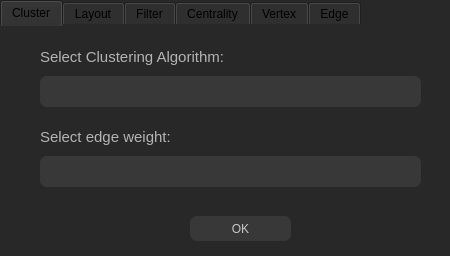
<?xml version="1.0" encoding="UTF-8"?>
<ui version="4.0">
 <class>Form</class>
 <widget class="QWidget" name="Form">
  <property name="geometry">
   <rect>
    <x>0</x>
    <y>0</y>
    <width>450</width>
    <height>256</height>
   </rect>
  </property>
  <property name="windowTitle">
   <string>Form</string>
  </property>
  <property name="styleSheet">
   <string notr="true">background-color: #282828</string>
  </property>
  <widget class="QTabWidget" name="tabWidget">
   <property name="geometry">
    <rect>
     <x>0</x>
     <y>0</y>
     <width>471</width>
     <height>841</height>
    </rect>
   </property>
   <property name="accessibleName">
    <string/>
   </property>
   <property name="styleSheet">
    <string notr="true">QTabWidget{
                    border: none;
                    }
                </string>
   </property>
   <property name="currentIndex">
    <number>0</number>
   </property>
   <widget class="QWidget" name="clusterTab">
    <attribute name="title">
     <string>Cluster</string>
    </attribute>
    <widget class="QComboBox" name="selectClusteringAlgo">
     <property name="geometry">
      <rect>
       <x>40</x>
       <y>50</y>
       <width>381</width>
       <height>31</height>
      </rect>
     </property>
     <property name="styleSheet">
      <string notr="true">#selectClusteringAlgo{
                            color: rgb(200, 200, 200);
                            border-style: 2px solid rgb(200, 200, 200);
                            border-radius: 7px;
                            background-color: #383838;
                            padding-left: 13px;
                            padding-right: 10px;
                            }
                            QComboBox::drop-down
                            {
                            border: 0px; /* This seems to replace the whole arrow of the combo box */
                            }
                            QComboBox::down-arrow {
                            image: url(&quot;resource/gui/tool/down-arrow.png&quot;);
                            width: 9px;
                            height: 9px;
                            padding-right: 10px;
                            }
                        </string>
     </property>
    </widget>
    <widget class="QLabel" name="label">
     <property name="geometry">
      <rect>
       <x>40</x>
       <y>20</y>
       <width>211</width>
       <height>21</height>
      </rect>
     </property>
     <property name="styleSheet">
      <string notr="true">color: rgb(180,180,180);
                            font-size: 15px;
                            background-color: transparent;
                        </string>
     </property>
     <property name="text">
      <string>Select Clustering Algorithm:</string>
     </property>
    </widget>
    <widget class="QComboBox" name="selectClusteringAlgoEdgeWeight">
     <property name="geometry">
      <rect>
       <x>40</x>
       <y>130</y>
       <width>381</width>
       <height>31</height>
      </rect>
     </property>
     <property name="styleSheet">
      <string notr="true">QComboBox{
                            color: rgb(200, 200, 200);
                            border-style: 2px solid rgb(200, 200, 200);
                            border-radius: 7px;
                            background-color: #383838;
                            padding-left: 13px;
                            padding-right: 10px;
                            }
                            QComboBox::drop-down
                            {
                            border: 0px; /* This seems to replace the whole arrow of the combo box */
                            }
                            QComboBox::down-arrow {
                            image: url(&quot;resource/gui/tool/down-arrow.png&quot;);
                            width: 9px;
                            height: 9px;
                            padding-right: 10px;
                            }
                        </string>
     </property>
    </widget>
    <widget class="QLabel" name="label_2">
     <property name="geometry">
      <rect>
       <x>40</x>
       <y>100</y>
       <width>211</width>
       <height>21</height>
      </rect>
     </property>
     <property name="styleSheet">
      <string notr="true">color: rgb(180,180,180);
                            font-size: 15px;
                            background-color: transparent;
                        </string>
     </property>
     <property name="text">
      <string>Select edge weight:</string>
     </property>
    </widget>
    <widget class="QPushButton" name="applyClusterBtn">
     <property name="geometry">
      <rect>
       <x>190</x>
       <y>190</y>
       <width>101</width>
       <height>25</height>
      </rect>
     </property>
     <property name="styleSheet">
      <string notr="true">QPushButton{
                            color: rgb(200, 200, 200);
                            border-style: 2px solid rgb(200, 200, 200);
                            border-radius: 7px;
                            background-color: #383838;
                            }

                            QPushButton:hover{
                            background-color: #303030;
                            }
                        </string>
     </property>
     <property name="text">
      <string>OK</string>
     </property>
    </widget>
   </widget>
   <widget class="QWidget" name="layoutTab">
    <attribute name="title">
     <string>Layout</string>
    </attribute>
    <widget class="QComboBox" name="selectLayout">
     <property name="geometry">
      <rect>
       <x>40</x>
       <y>50</y>
       <width>381</width>
       <height>31</height>
      </rect>
     </property>
     <property name="styleSheet">
      <string notr="true">#selectLayout{
                            color: rgb(200, 200, 200);
                            border-style: none;
                            border-radius: 7px;
                            background-color: #383838;
                            padding-left: 13px;
                            }

                            QComboBox::drop-down
                            {
                            border: 0px; /* This seems to replace the whole arrow of the combo box */
                            }
                            QComboBox::down-arrow {
                            image: url(&quot;resource/gui/tool/down-arrow.png&quot;);
                            width: 9px;
                            height: 9px;
                            padding-right: 10px;
                            }
                        </string>
     </property>
    </widget>
    <widget class="QLabel" name="layoutLabel">
     <property name="geometry">
      <rect>
       <x>40</x>
       <y>20</y>
       <width>211</width>
       <height>21</height>
      </rect>
     </property>
     <property name="styleSheet">
      <string notr="true">color: rgb(180,180,180);
                            font-size: 15px;
                            background-color: transparent;
                        </string>
     </property>
     <property name="text">
      <string>Select Layout:</string>
     </property>
    </widget>
    <widget class="QComboBox" name="selectLayoutEdgeWeight">
     <property name="geometry">
      <rect>
       <x>40</x>
       <y>130</y>
       <width>381</width>
       <height>31</height>
      </rect>
     </property>
     <property name="styleSheet">
      <string notr="true">QComboBox{
                            color: rgb(200, 200, 200);
                            border-style: 2px solid rgb(200, 200, 200);
                            border-radius: 7px;
                            background-color: #383838;
                            padding-left: 13px;
                            padding-right: 10px;
                            }
                            QComboBox::drop-down
                            {
                            border: 0px; /* This seems to replace the whole arrow of the combo box */
                            }
                            QComboBox::down-arrow {
                            image: url(&quot;resource/gui/tool/down-arrow.png&quot;);
                            width: 9px;
                            height: 9px;
                            padding-right: 10px;
                            }
                        </string>
     </property>
    </widget>
    <widget class="QLabel" name="labelLayoutEdgeWeight">
     <property name="geometry">
      <rect>
       <x>40</x>
       <y>100</y>
       <width>211</width>
       <height>21</height>
      </rect>
     </property>
     <property name="styleSheet">
      <string notr="true">color: rgb(180,180,180);
                            font-size: 15px;
                            background-color: transparent;
                        </string>
     </property>
     <property name="text">
      <string>Select edge weight:</string>
     </property>
    </widget>
    <widget class="QPushButton" name="applyLayoutBtn">
     <property name="geometry">
      <rect>
       <x>190</x>
       <y>190</y>
       <width>89</width>
       <height>25</height>
      </rect>
     </property>
     <property name="styleSheet">
      <string notr="true">QPushButton{
                            color: rgb(200, 200, 200);
                            border-style: 2px solid rgb(200, 200, 200);
                            border-radius: 7px;
                            background-color: #383838;
                            }
                            QPushButton:hover{
                            background-color: #303030;
                            }
                        </string>
     </property>
     <property name="text">
      <string>OK</string>
     </property>
    </widget>
   </widget>
   <widget class="QWidget" name="filterTab">
    <attribute name="title">
     <string>Filter</string>
    </attribute>
    <widget class="QComboBox" name="selectFilterEdge">
     <property name="geometry">
      <rect>
       <x>40</x>
       <y>50</y>
       <width>381</width>
       <height>31</height>
      </rect>
     </property>
     <property name="styleSheet">
      <string notr="true">QComboBox{
                            color: rgb(200, 200, 200);
                            border-style: none;
                            border-radius: 7px;
                            background-color: #383838;
                            padding-left: 13px;
                            }

                            QComboBox::drop-down
                            {
                            border: 0px; /* This seems to replace the whole arrow of the combo box */
                            }
                            QComboBox::down-arrow {
                            image: url(&quot;resource/gui/tool/down-arrow.png&quot;);
                            width: 9px;
                            height: 9px;
                            padding-right: 10px;
                            }
                        </string>
     </property>
    </widget>
    <widget class="QLabel" name="filterLabel">
     <property name="geometry">
      <rect>
       <x>40</x>
       <y>20</y>
       <width>211</width>
       <height>21</height>
      </rect>
     </property>
     <property name="styleSheet">
      <string notr="true">color: rgb(180,180,180);
                            font-size: 15px;
                            background-color: transparent;
                        </string>
     </property>
     <property name="text">
      <string>Filter:</string>
     </property>
    </widget>
    <widget class="QPushButton" name="applyFilterBtn">
     <property name="geometry">
      <rect>
       <x>190</x>
       <y>190</y>
       <width>89</width>
       <height>25</height>
      </rect>
     </property>
     <property name="styleSheet">
      <string notr="true">QPushButton{
                            color: rgb(200, 200, 200);
                            border-style: 2px solid rgb(200, 200, 200);
                            border-radius: 7px;
                            background-color: #383838;
                            }
                            QPushButton:hover{
                            background-color: #303030;
                            }

                        </string>
     </property>
     <property name="text">
      <string>OK</string>
     </property>
    </widget>
    <widget class="QLineEdit" name="filterLeft">
     <property name="geometry">
      <rect>
       <x>40</x>
       <y>130</y>
       <width>201</width>
       <height>25</height>
      </rect>
     </property>
     <property name="styleSheet">
      <string notr="true">QLineEdit{
                            color: rgb(200, 200, 200);
                            border-style: 2px solid rgb(200, 200, 200);
                            border-radius: 7px;
                            background-color: #383838;
                            padding-left: 13px;
                            padding-right: 10px;
                            }

                        </string>
     </property>
    </widget>
    <widget class="QLineEdit" name="filterRight">
     <property name="geometry">
      <rect>
       <x>250</x>
       <y>130</y>
       <width>171</width>
       <height>25</height>
      </rect>
     </property>
     <property name="styleSheet">
      <string notr="true">QLineEdit{
                            color: rgb(200, 200, 200);
                            border-style: 2px solid rgb(200, 200, 200);
                            border-radius: 7px;
                            background-color: #383838;
                            padding-left: 13px;
                            padding-right: 10px;
                            }

                        </string>
     </property>
    </widget>
    <widget class="QLabel" name="filterLabel_2">
     <property name="geometry">
      <rect>
       <x>40</x>
       <y>100</y>
       <width>301</width>
       <height>21</height>
      </rect>
     </property>
     <property name="styleSheet">
      <string notr="true">color: rgb(180,180,180);
                            font-size: 15px;
                            background-color: transparent;
                        </string>
     </property>
     <property name="text">
      <string>Min:                                           Max:</string>
     </property>
    </widget>
   </widget>
   <widget class="QWidget" name="centralityTab">
    <attribute name="title">
     <string>Centrality</string>
    </attribute>
    <widget class="QComboBox" name="selectCentrality">
     <property name="geometry">
      <rect>
       <x>40</x>
       <y>50</y>
       <width>381</width>
       <height>25</height>
      </rect>
     </property>
     <property name="styleSheet">
      <string notr="true">QComboBox{
                            color: rgb(200, 200, 200);
                            border-style: none;
                            border-radius: 7px;
                            background-color: #383838;
                            padding-left: 13px;
                            }

                            QComboBox::drop-down
                            {
                            border: 0px; /* This seems to replace the whole arrow of the combo box */
                            }
                            QComboBox::down-arrow {
                            image: url(&quot;resource/gui/tool/down-arrow.png&quot;);
                            width: 9px;
                            height: 9px;
                            padding-right: 10px;
                            }
                        </string>
     </property>
    </widget>
    <widget class="QLabel" name="label_3">
     <property name="geometry">
      <rect>
       <x>40</x>
       <y>20</y>
       <width>81</width>
       <height>17</height>
      </rect>
     </property>
     <property name="styleSheet">
      <string notr="true">color: rgb(180,180,180);
                            font-size: 15px;
                            background-color: transparent;
                        </string>
     </property>
     <property name="text">
      <string>Centrality:</string>
     </property>
    </widget>
    <widget class="QPushButton" name="applyCentralityBtn">
     <property name="geometry">
      <rect>
       <x>250</x>
       <y>180</y>
       <width>89</width>
       <height>25</height>
      </rect>
     </property>
     <property name="styleSheet">
      <string notr="true">QPushButton{
                            color: rgb(200, 200, 200);
                            border-style: 2px solid rgb(200, 200, 200);
                            border-radius: 7px;
                            background-color: #383838;
                            }

                            QPushButton:hover{
                            background-color: #303030;
                            }
                        </string>
     </property>
     <property name="text">
      <string>OK</string>
     </property>
    </widget>
    <widget class="QPushButton" name="cancelCentralityBtn">
     <property name="geometry">
      <rect>
       <x>150</x>
       <y>180</y>
       <width>89</width>
       <height>25</height>
      </rect>
     </property>
     <property name="styleSheet">
      <string notr="true">QPushButton{
                            color: rgb(200, 200, 200);
                            border-style: 2px solid rgb(200, 200, 200);
                            border-radius: 7px;
                            background-color: #383838;
                            }

                            QPushButton:hover{
                            background-color: #303030;
                            }
                        </string>
     </property>
     <property name="text">
      <string>Cancel</string>
     </property>
    </widget>
    <widget class="QComboBox" name="selectCentralityEdgeWeight">
     <property name="geometry">
      <rect>
       <x>40</x>
       <y>120</y>
       <width>381</width>
       <height>25</height>
      </rect>
     </property>
     <property name="styleSheet">
      <string notr="true">QComboBox{
                            color: rgb(200, 200, 200);
                            border-style: none;
                            border-radius: 7px;
                            background-color: #383838;
                            padding-left: 13px;
                            }

                            QComboBox::drop-down
                            {
                            border: 0px; /* This seems to replace the whole arrow of the combo box */
                            }
                            QComboBox::down-arrow {
                            image: url(&quot;resource/gui/tool/down-arrow.png&quot;);
                            width: 9px;
                            height: 9px;
                            padding-right: 10px;
                            }
                        </string>
     </property>
    </widget>
    <widget class="QLabel" name="labelCentralityEdgeWeight">
     <property name="geometry">
      <rect>
       <x>40</x>
       <y>86</y>
       <width>121</width>
       <height>21</height>
      </rect>
     </property>
     <property name="styleSheet">
      <string notr="true">color: rgb(180,180,180);
                            font-size: 15px;
                            background-color: transparent;
                        </string>
     </property>
     <property name="text">
      <string>Edge weight:</string>
     </property>
    </widget>
   </widget>
   <widget class="QWidget" name="vertexTab">
    <attribute name="title">
     <string>Vertex</string>
    </attribute>
    <widget class="QLabel" name="vertexLabel">
     <property name="geometry">
      <rect>
       <x>50</x>
       <y>40</y>
       <width>151</width>
       <height>16</height>
      </rect>
     </property>
     <property name="styleSheet">
      <string notr="true">color: rgb(180,180,180);
                            font-size: 15px;
                            background-color: transparent;
                        </string>
     </property>
     <property name="text">
      <string>Vertex's Attributes:</string>
     </property>
    </widget>
    <widget class="QComboBox" name="selectVertex">
     <property name="geometry">
      <rect>
       <x>50</x>
       <y>70</y>
       <width>371</width>
       <height>31</height>
      </rect>
     </property>
     <property name="styleSheet">
      <string notr="true">QComboBox{
                            color: rgb(200, 200, 200);
                            border-style: none;
                            border-radius: 7px;
                            background-color: #383838;
                            padding-left: 13px;
                            }

                            QComboBox::drop-down
                            {
                            border: 0px; /* This seems to replace the whole arrow of the combo box */
                            }
                            QComboBox::down-arrow {
                            image: url(&quot;resource/gui/tool/down-arrow.png&quot;);
                            width: 9px;
                            height: 9px;
                            padding-right: 10px;
                            }
                        </string>
     </property>
    </widget>
    <widget class="QPushButton" name="applyVertexBtn">
     <property name="geometry">
      <rect>
       <x>190</x>
       <y>120</y>
       <width>89</width>
       <height>25</height>
      </rect>
     </property>
     <property name="styleSheet">
      <string notr="true">QPushButton{
                            color: rgb(200, 200, 200);
                            border-style: 2px solid rgb(200, 200, 200);
                            border-radius: 7px;
                            background-color: #383838;
                            }

                            QPushButton:hover{
                            background-color: #303030;
                            }
                        </string>
     </property>
     <property name="text">
      <string>OK</string>
     </property>
    </widget>
   </widget>
   <widget class="QWidget" name="tab">
    <attribute name="title">
     <string>Edge</string>
    </attribute>
    <widget class="QComboBox" name="selectEdge">
     <property name="geometry">
      <rect>
       <x>50</x>
       <y>70</y>
       <width>371</width>
       <height>31</height>
      </rect>
     </property>
     <property name="styleSheet">
      <string notr="true">QComboBox{
                            color: rgb(200, 200, 200);
                            border-style: none;
                            border-radius: 7px;
                            background-color: #383838;
                            padding-left: 13px;
                            }

                            QComboBox::drop-down
                            {
                            border: 0px; /* This seems to replace the whole arrow of the combo box */
                            }
                            QComboBox::down-arrow {
                            image: url(&quot;resource/gui/tool/down-arrow.png&quot;);
                            width: 9px;
                            height: 9px;
                            padding-right: 10px;
                            }
                        </string>
     </property>
    </widget>
    <widget class="QLabel" name="edgeLabel">
     <property name="geometry">
      <rect>
       <x>50</x>
       <y>40</y>
       <width>151</width>
       <height>16</height>
      </rect>
     </property>
     <property name="styleSheet">
      <string notr="true">color: rgb(180,180,180);
                            font-size: 15px;
                            background-color: transparent;
                        </string>
     </property>
     <property name="text">
      <string>Edge's Attributes:</string>
     </property>
    </widget>
    <widget class="QPushButton" name="applyEdge">
     <property name="geometry">
      <rect>
       <x>190</x>
       <y>120</y>
       <width>89</width>
       <height>25</height>
      </rect>
     </property>
     <property name="styleSheet">
      <string notr="true">QPushButton{
                            color: rgb(200, 200, 200);
                            border-style: 2px solid rgb(200, 200, 200);
                            border-radius: 7px;
                            background-color: #383838;
                            }

                            QPushButton:hover{
                            background-color: #303030;
                            }
                        </string>
     </property>
     <property name="text">
      <string>OK</string>
     </property>
    </widget>
   </widget>
  </widget>
 </widget>
 <resources/>
 <connections/>
</ui>
